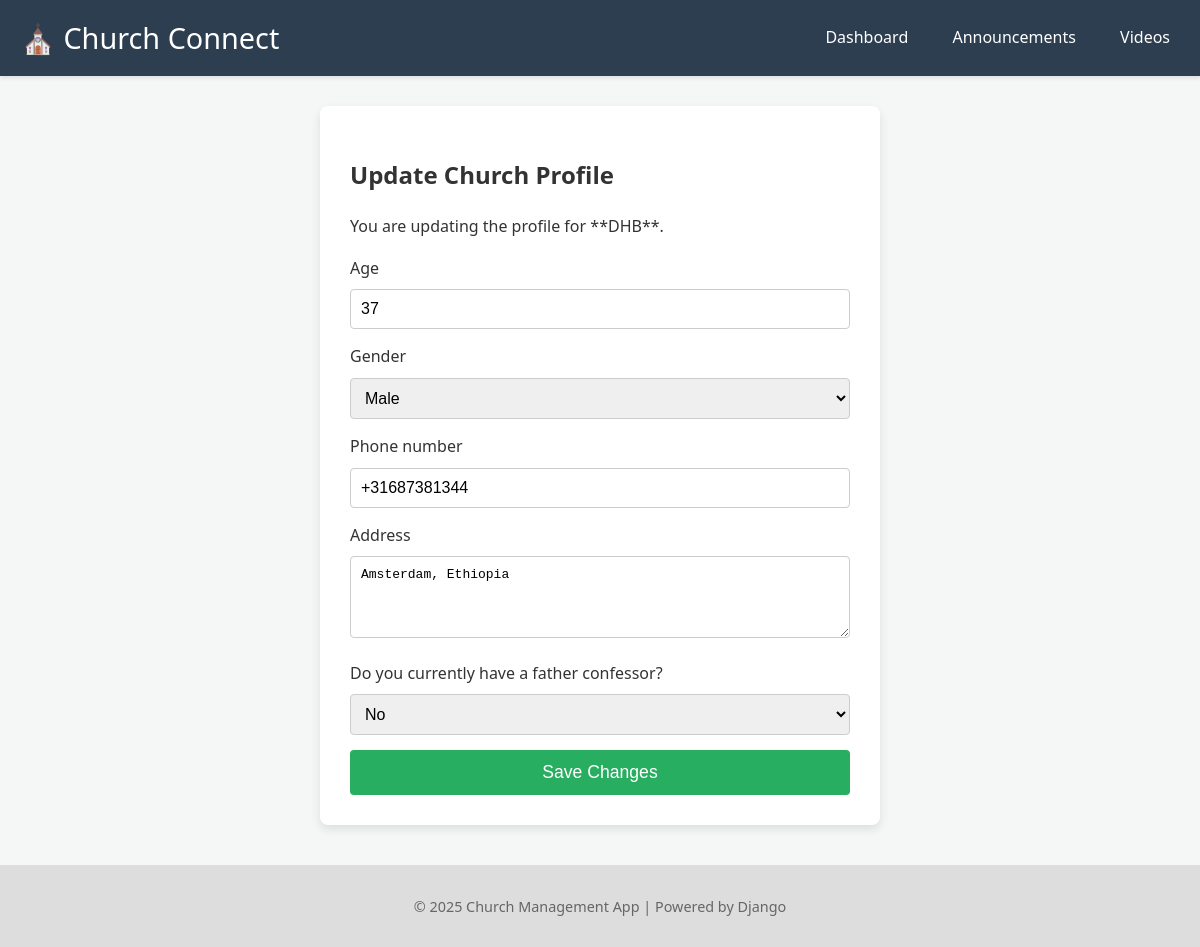
Before: /members/profile/edit/ (signed in) with the older database file.
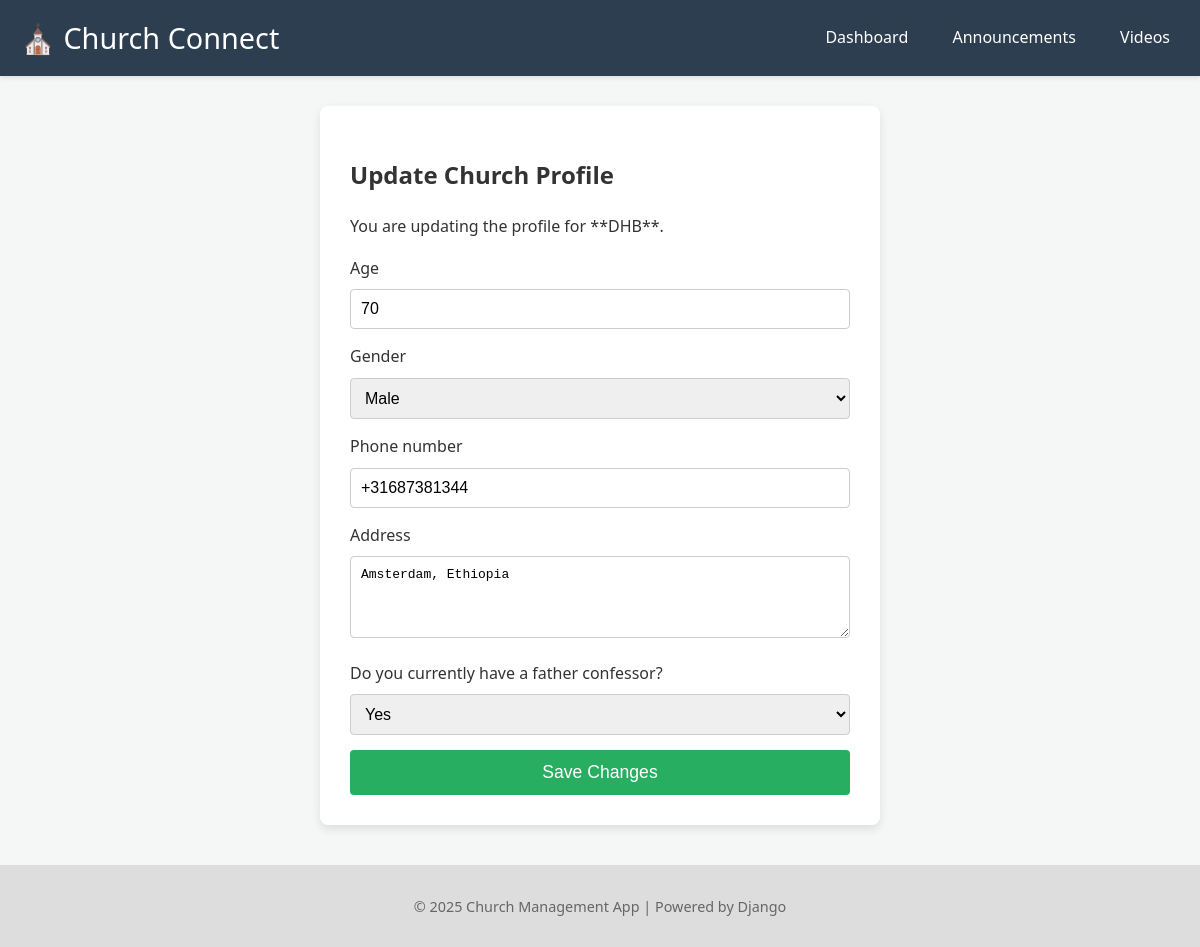
After: the same page with the newer database file.
### members/models.py (models this page shows, shortened)
class Member(models.Model):
    user = models.OneToOneField(User, on_delete=models.CASCADE)
    age = models.IntegerField()
    gender = models.CharField(
        max_length=1,
        choices=GENDER_CHOICES,
        default='M'
    )
    phone_number = models.CharField(max_length=15, blank=True, null=True)
    address = models.TextField(blank=True)
    has_father_confessor = models.BooleanField(
        choices=CONFESSOR_CHOICES,
        default=False,
        verbose_name="Has a Father Confessor?"
    )
    date_joined = models.DateTimeField(auto_now_add=True)
    last_modified = models.DateTimeField(auto_now=True)
    class Meta:
        pass

### members/views.py (the view)
# urls.py: path('profile/edit/', MemberProfileUpdateView.as_view(), name='member_profile_update'),
class MemberProfileUpdateView(LoginRequiredMixin, UserPassesTestMixin, UpdateView):
    model = Member
    form_class = MemberProfileForm # Reuse the form we defined for profile data
    template_name = 'members/member_profile_update.html'
    success_url = reverse_lazy('member_dashboard')
    def get_object(self, queryset=None):
        try:
            return Member.objects.get(user=self.request.user)
        except Member.DoesNotExist:
            raise Http404("No Member profile found for the logged-in user.")
    def test_func(self):
        return self.get_object().user == self.request.user

### members/forms.py
class MemberProfileForm(forms.ModelForm):
    class Meta:
        model = Member
        fields = ['age', 'gender', 'phone_number', 'address', 'has_father_confessor']
        labels = {
            'has_father_confessor': 'Do you currently have a father confessor?',
        }
        widgets = {
            'age': forms.NumberInput(attrs={'min': 1, 'max': 120}),
            'address': forms.Textarea(attrs={'rows': 4}),
        }

### members/templates/members/member_profile_update.html (shortened to what this page needs)
{% extends "base.html" %}
{% block content %}
    <div class="form-container">
        <h2>Update Church Profile</h2>
        <p>You are updating the profile for **{{ user.get_full_name|default:user.username }}**.</p>
        <form method="post">
            {% for field in form %}
                <div class="form-row">
                    <label for="{{ field.id_for_label }}">{{ field.label }}</label>
                    {{ field }}
                </div>
            {% endfor %}
            <button type="submit">Save Changes</button>
        </form>
    </div>
{% endblock content %}

Changed rows visible on the page:
changed Member "Male": age "37" → "70"; has_father_confessor "No" → "Yes"
